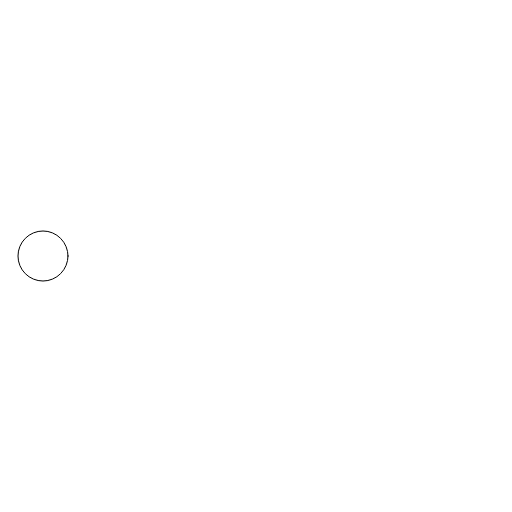
Frame 1 (no input)
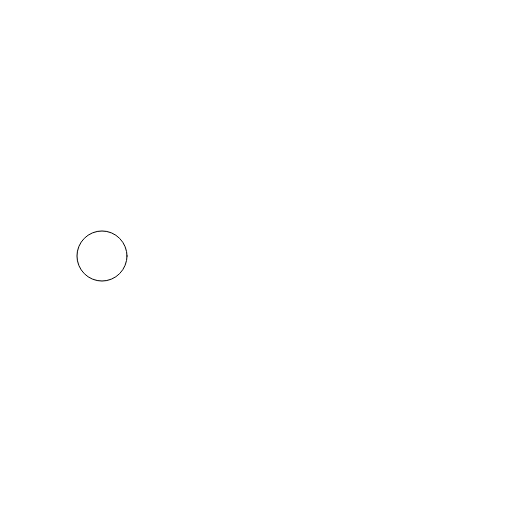
Frame 60 (no input)
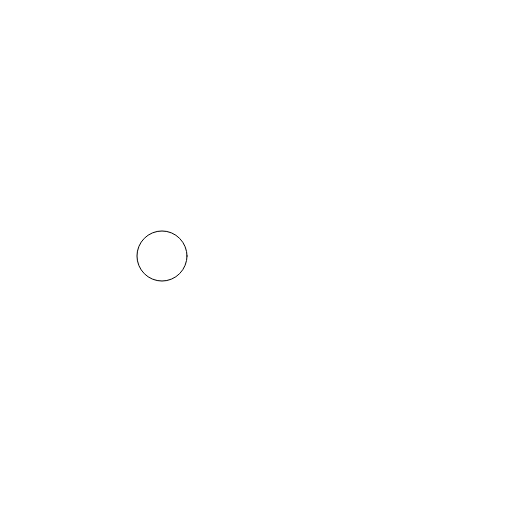
Frame 120 (the mouse pressed at the canvas centre since frame 60)

The p5.js sketch that drew these frames (run headless with seeded random() and noise() and a simulated clock; from frame 60 on, the mouse is pressed at the canvas centre):

// p5.js sketch
// ── sketch.js

var r;
var x = 42;
var y;

function setup() 
{
    
    createCanvas(512,512);
    
    r = random();
    
    console.log("value" + x);
    
}

function draw()
{
    background(255);
//    r = random(100,width/2);
//    ellipse(width/2, height/2, r,r);
//    console.log(r);
    
//    x = max(100,mouseX);
//    y = max(100,mouseY);

    y = height/2;
    x += 1;
    x = min(x, 450);
    
    ellipse(x,y,50,50);
}
